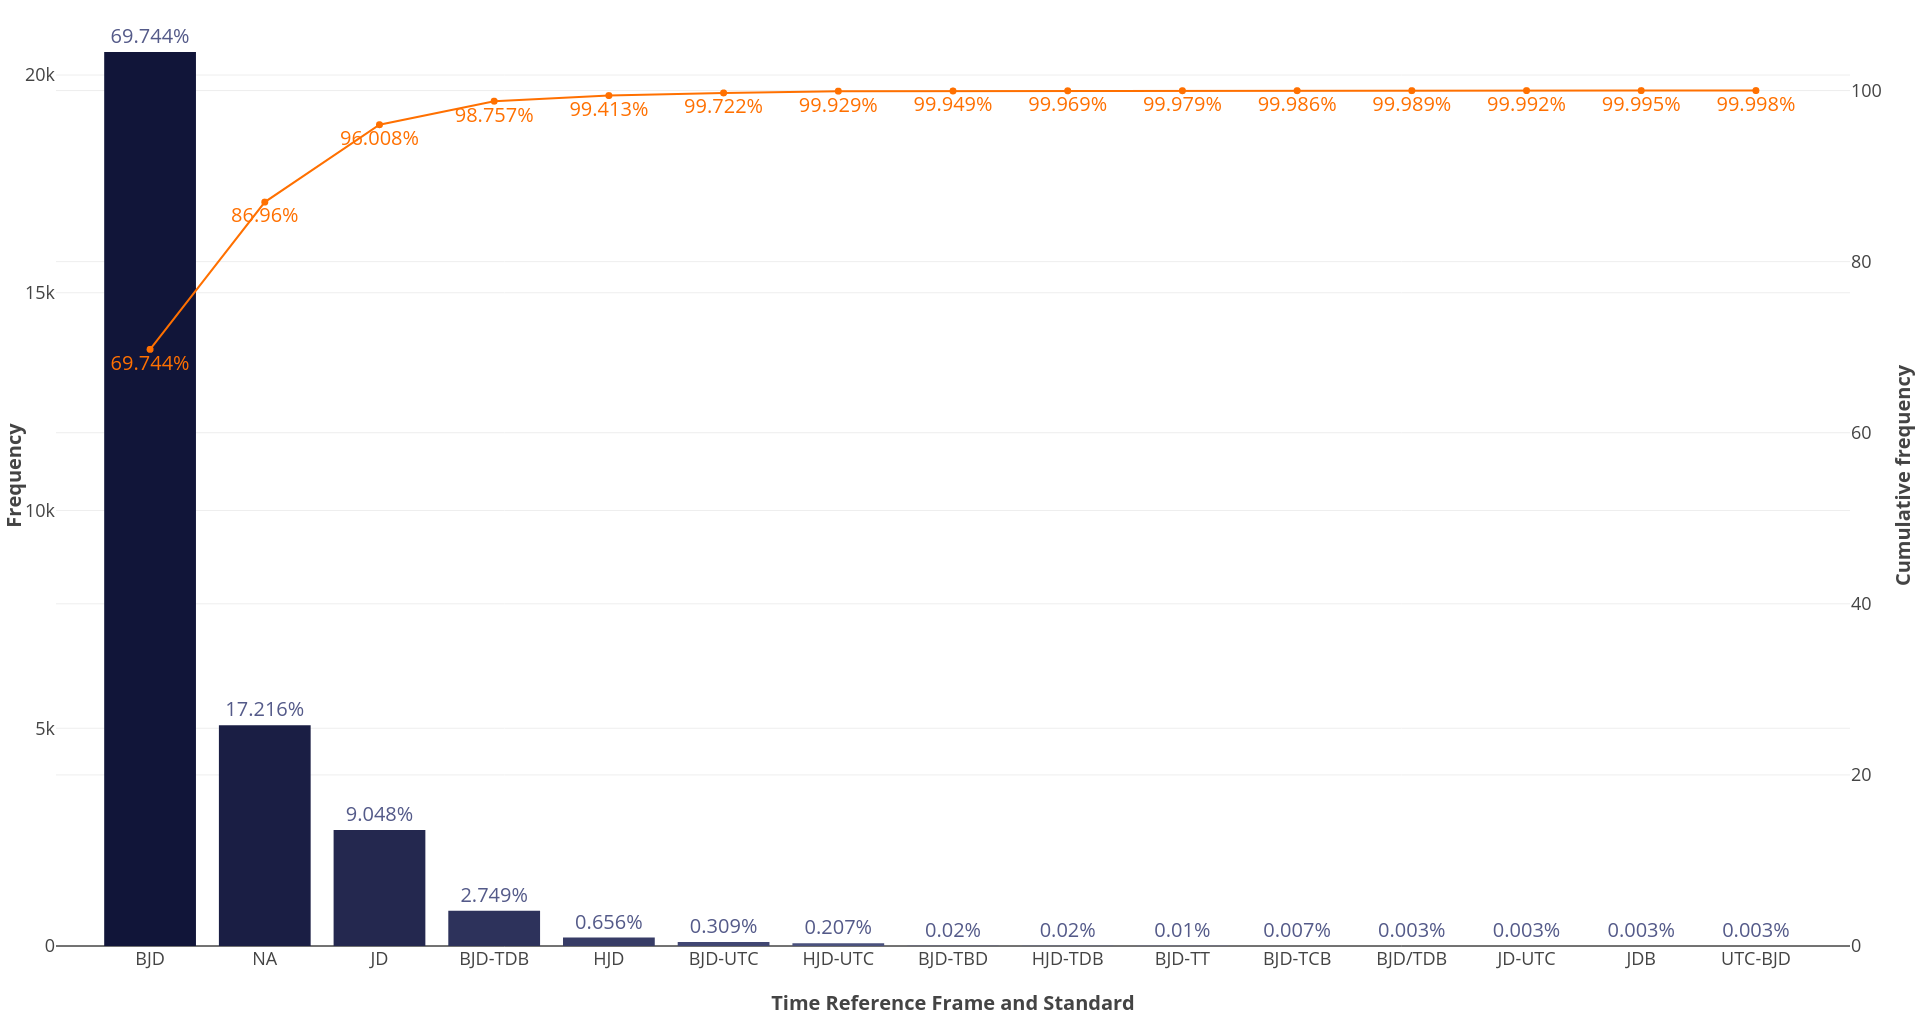

R code for this plot:

# Paths:
path_data = "data/"
path_lib = "renv/library/R-4.1/x86_64-pc-linux-gnu/"

# Packages:
require(dplyr, lib = path_lib)
require(readr, lib = path_lib)
require(RColorBrewer, lib = path_lib)
require(plotly, lib = path_lib)

# Dataset:
df = readr::read_csv(paste0(path_data, "nasa_exoplanets.csv")) %>%
         as.data.frame()
attr(df, "spec") = NULL
df_varnames = readr::read_csv(paste0(path_data, "nasa_exoplanets_var_names.csv")) %>%
                  as.data.frame()
attr(df_varnames, "spec") = NULL

# Variables:
cat_var = "pl_tsystemref"
cat_var_name = (df_varnames %>%
                    dplyr::filter(var == cat_var))$var_name

# Adapt the data:
df_plot = df %>%
    dplyr::group_by(eval(parse(text = cat_var))) %>%
    dplyr::summarise(freq = n()) %>%
    as.data.frame() %>%
    dplyr::arrange(desc(freq))
names(df_plot)[1] = "level"

# Deal with NA:
df_plot$level[which(is.na(df_plot$level))] = "NA"

# Levels order:
df_plot$level = factor(x = df_plot$level,
                       levels = unique(df_plot$level))

# Relative frequency:
df_plot$freq_rel = round(df_plot$freq/sum(df_plot$freq)*100,
                         digits = 3)
df_plot$freq_rel_char = paste0(df_plot$freq_rel, "%")

# Cumulative frequency:
df_plot$freq_rel_cum = cumsum(df_plot$freq_rel)
df_plot$freq_rel_cum_char = paste0(df_plot$freq_rel_cum, "%")

n = nrow(df_plot)
pareto_scale = df_plot$freq_rel_cum[n]/df_plot$freq[1]

# Plot:
my_palette = colorRampPalette(c("#111539", "#97A1D9"))
p = plot_ly(data = df_plot) %>%
    add_trace(
        x = ~level,
        y = ~freq,
        type = "bar",
        text = ~freq_rel_char,
        texttemplate = "%{text}",
        textposition = "outside",
        textfont = list(size = 20,
                        color = my_palette(3)[2]),
        color = ~level,
        colors = my_palette(nrow(df_plot)),
        hovertemplate = "<b>Frequency: %{y:,}</b><extra></extra>"
    )  %>%
    add_trace(
        x = ~level,
        y = ~freq_rel_cum,
        type = "scatter",
        mode = "lines+markers+text",
        marker = list(
            color = "#FF7000",
            size = 7
        ),
        line = list(
            color = "#FF7000",
            width = 2
        ),
        text = ~freq_rel_cum_char,
        texttemplate = "%{text}",
        textposition = "bottom center",
        textfont = list(
            size = 20,
            color = "#FF7000"
        ),
        yaxis = "y2"
    ) %>%
    layout(
        xaxis = list(
            title = paste0("<b>", cat_var_name, "</b>"),
            titlefont = list(size = 20),
            tickfont = list(size = 18),
            categoryorder = "array"
        ),
        yaxis = list(
            title = "<b>Frequency</b>",
            titlefont = list(size = 20),
            tickfont = list(size = 18),
            type = "linear"
        ),
        yaxis2 = list(
            range = c(0, 110),
            overlaying = "y",
            side = "right",
            title = "<b>Cumulative frequency</b>",
            titlefont = list(size = 20),
            tickfont = list(size = 18),
            type = "linear"
        ),
        margin = list(
            l = 5,
            r = 70,
            t = 5,
            b = 70
        ),
        hoverlabel = list(font = list(size = 16)),
        showlegend = FALSE
    )

p
